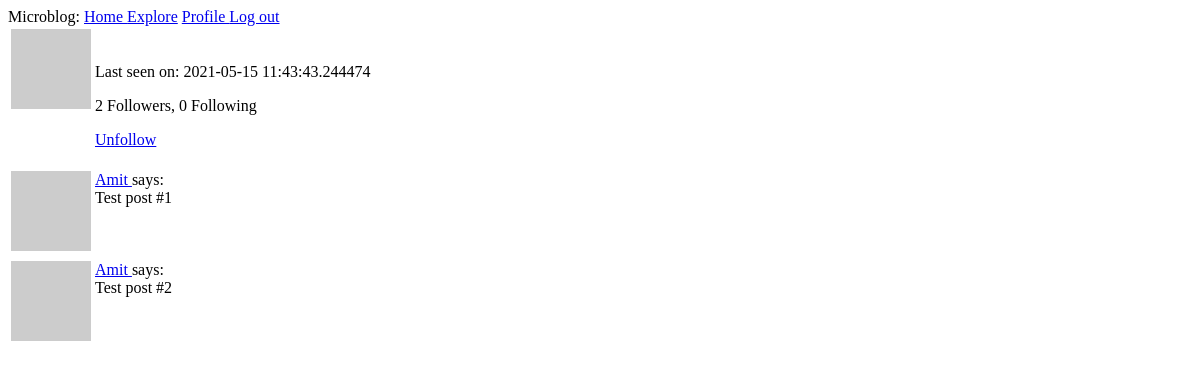
The app's page /user/Amit (signed in), older data.
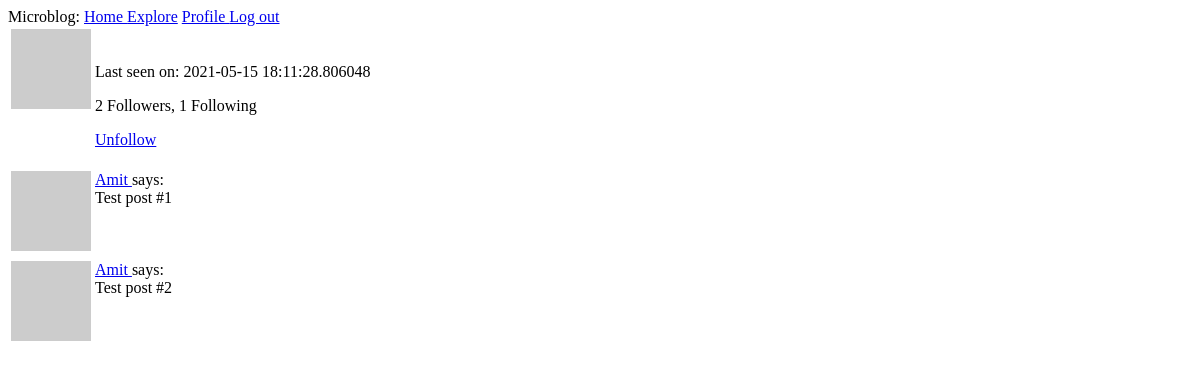
The same page, newer data.
### app/models.py (models this page shows, shortened)
class User(UserMixin,db.Model):
    id = db.Column(db.Integer,primary_key = True)
    username = db.Column(db.String(64),index = True, unique = True)
    email = db.Column(db.String(120),index = True, unique = True)
    password_hash = db.Column(db.String(120))
    posts = db.relationship('Post', backref= 'author', lazy = 'dynamic')
    about_me = db.Column(db.String(140))
    last_seen = db.Column(db.DateTime, default=datetime.utcnow)
    followed = db.relationship(
        'User', secondary=followers,
        primaryjoin=(followers.c.follower_id == id),
        secondaryjoin=(followers.c.followed_id == id),
        backref=db.backref('followers', lazy='dynamic'), lazy='dynamic')
    def avatar(self,size):
        digest = md5(self.email.lower().encode('utf-8')).hexdigest()
        print('https://www.gravatar.com/avatar/{}?d=identicon&s={}'.format(digest, size))
        return 'https://www.gravatar.com/avatar/{}?d=identicon&s={}'.format(digest, size)
    def is_following(self, user):
        return self.followed.filter(
            followers.c.followed_id == user.id).count() > 0

### app/routes.py (the view)
@app.route('/user/<username>')
@login_required
def user(username):
    user = User.query.filter_by(username=username).first_or_404()
    posts = [
        {'author': user, 'body': 'Test post #1'},
        {'author': user, 'body': 'Test post #2'}
    ]
    return render_template('user.html', user=user, posts=posts)

### app/models.py (called while the page is built)
@login.user_loader
def load_user(id):
    return User.query.get(int(id))

### app/routes.py (called while the page is built)
@app.before_request
def before_request():
    if current_user.is_authenticated:
        current_user.last_seen = datetime.utcnow()
        db.session.commit()

### app/templates/user.html (shortened to what this page needs)
{% extends 'base.html' %}
{% block content %}
<table>
    <tr valign="top">
        <td><img src="{{ user.avatar(128) }}" alt=""></td>
        <td><img src="{{ user.username }}" alt="">
            {% if user.last_seen %}<p>Last seen on: {{ user.last_seen }}</p>{% endif %}
            <p>{{ user.followers.count() }} Followers, {{ user.followed.count() }} Following</p>
                {% if user == current_user %}
                <p><a href="{{ url_for('edit_profile') }}">Edit your profile</a></p>
                {% elif not current_user.is_following(user) %}
                <p><a href="{{ url_for('follow',username = user.username) }}">Follow</a></p>
                {% else %}
                <p><a href="{{ url_for('unfollow',username = user.username) }}">Unfollow</a></p>
                {% endif %}
        </td>
    </tr>
</table>
{% for post in posts %}
{% include '_post.html' %}
{% endfor %}
{% endblock content %}

### app/templates/_post.html
<table>
    <tr valign = "top" >
        <td><img src="{{ post.author.avatar(36) }}" alt=""></td>
        <td>
        <a href="{{ url_for('user',username=post.author.username) }}">{{ post.author.username }} </a> says:<br>{{ post.body }}</td>
    </tr>
</table>

Row changes from the older to the newer data that the page shows:
changed User "Amit": last_seen "2021-05-15 11:43:43.244474" → "2021-05-15 18:11:28.806048"
Text that changed along with them:
{{ user.followed.count() }}: "0" → "1"
